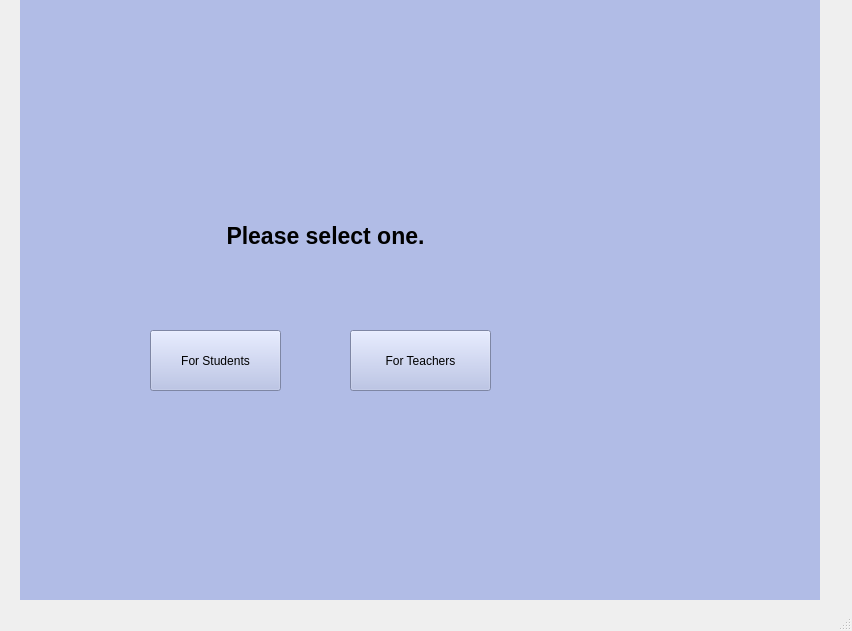
<?xml version="1.0" encoding="UTF-8"?>
<ui version="4.0">
 <class>MainWindow</class>
 <widget class="QMainWindow" name="MainWindow">
  <property name="geometry">
   <rect>
    <x>0</x>
    <y>0</y>
    <width>852</width>
    <height>631</height>
   </rect>
  </property>
  <property name="windowTitle">
   <string>MainWindow</string>
  </property>
  <widget class="QWidget" name="centralwidget">
   <widget class="QStackedWidget" name="stackedWidget">
    <property name="geometry">
     <rect>
      <x>20</x>
      <y>0</y>
      <width>800</width>
      <height>600</height>
     </rect>
    </property>
    <property name="minimumSize">
     <size>
      <width>800</width>
      <height>600</height>
     </size>
    </property>
    <property name="styleSheet">
     <string notr="true">background-color: rgb(177, 188, 230)</string>
    </property>
    <property name="currentIndex">
     <number>0</number>
    </property>
    <widget class="QWidget" name="login">
     <widget class="QPushButton" name="pushButton">
      <property name="geometry">
       <rect>
        <x>130</x>
        <y>330</y>
        <width>131</width>
        <height>61</height>
       </rect>
      </property>
      <property name="text">
       <string>For Students</string>
      </property>
     </widget>
     <widget class="QPushButton" name="pushButton_2">
      <property name="geometry">
       <rect>
        <x>330</x>
        <y>330</y>
        <width>141</width>
        <height>61</height>
       </rect>
      </property>
      <property name="text">
       <string>For Teachers</string>
      </property>
     </widget>
     <widget class="QLabel" name="label">
      <property name="geometry">
       <rect>
        <x>190</x>
        <y>220</y>
        <width>231</width>
        <height>31</height>
       </rect>
      </property>
      <property name="font">
       <font>
        <pointsize>17</pointsize>
        <bold>true</bold>
       </font>
      </property>
      <property name="text">
       <string>Please select one.</string>
      </property>
      <property name="alignment">
       <set>Qt::AlignCenter</set>
      </property>
     </widget>
    </widget>
    <widget class="QWidget" name="page_5"/>
    <widget class="QWidget" name="teacher_entry">
     <widget class="QPushButton" name="pushButton_6">
      <property name="geometry">
       <rect>
        <x>210</x>
        <y>170</y>
        <width>181</width>
        <height>61</height>
       </rect>
      </property>
      <property name="text">
       <string>Username</string>
      </property>
     </widget>
     <widget class="QPushButton" name="pushButton_7">
      <property name="geometry">
       <rect>
        <x>210</x>
        <y>250</y>
        <width>181</width>
        <height>61</height>
       </rect>
      </property>
      <property name="text">
       <string>Password</string>
      </property>
     </widget>
     <widget class="QPushButton" name="pushButton_8">
      <property name="geometry">
       <rect>
        <x>250</x>
        <y>340</y>
        <width>100</width>
        <height>32</height>
       </rect>
      </property>
      <property name="text">
       <string>Login</string>
      </property>
     </widget>
    </widget>
    <widget class="QWidget" name="teacher_info">
     <widget class="QLabel" name="label_4">
      <property name="geometry">
       <rect>
        <x>150</x>
        <y>70</y>
        <width>311</width>
        <height>31</height>
       </rect>
      </property>
      <property name="font">
       <font>
        <pointsize>15</pointsize>
        <bold>true</bold>
       </font>
      </property>
      <property name="text">
       <string>Lesson name</string>
      </property>
      <property name="alignment">
       <set>Qt::AlignCenter</set>
      </property>
     </widget>
     <widget class="QPushButton" name="sListButton">
      <property name="geometry">
       <rect>
        <x>40</x>
        <y>330</y>
        <width>151</width>
        <height>31</height>
       </rect>
      </property>
      <property name="text">
       <string>Student List:</string>
      </property>
     </widget>
     <widget class="QTableWidget" name="tableWidget">
      <property name="geometry">
       <rect>
        <x>210</x>
        <y>330</y>
        <width>391</width>
        <height>231</height>
       </rect>
      </property>
      <column>
       <property name="text">
        <string>Student Name:</string>
       </property>
      </column>
      <column>
       <property name="text">
        <string>Grades:</string>
       </property>
      </column>
     </widget>
     <widget class="QLineEdit" name="lAddorDeleteLine">
      <property name="geometry">
       <rect>
        <x>180</x>
        <y>180</y>
        <width>161</width>
        <height>31</height>
       </rect>
      </property>
      <property name="text">
       <string/>
      </property>
     </widget>
     <widget class="QPushButton" name="lAddButton">
      <property name="geometry">
       <rect>
        <x>370</x>
        <y>230</y>
        <width>91</width>
        <height>31</height>
       </rect>
      </property>
      <property name="text">
       <string>Add Grade</string>
      </property>
     </widget>
     <widget class="QPushButton" name="lDeleteButton">
      <property name="geometry">
       <rect>
        <x>480</x>
        <y>230</y>
        <width>91</width>
        <height>31</height>
       </rect>
      </property>
      <property name="text">
       <string>Delete Grade</string>
      </property>
     </widget>
     <widget class="QLabel" name="sNameLabel">
      <property name="geometry">
       <rect>
        <x>50</x>
        <y>230</y>
        <width>101</width>
        <height>31</height>
       </rect>
      </property>
      <property name="text">
       <string>Grades</string>
      </property>
     </widget>
     <widget class="QLineEdit" name="sAddorDeleteLine">
      <property name="geometry">
       <rect>
        <x>270</x>
        <y>230</y>
        <width>71</width>
        <height>31</height>
       </rect>
      </property>
      <property name="text">
       <string/>
      </property>
      <property name="placeholderText">
       <string>Grade</string>
      </property>
     </widget>
     <widget class="QPushButton" name="sAddButton">
      <property name="geometry">
       <rect>
        <x>370</x>
        <y>180</y>
        <width>91</width>
        <height>31</height>
       </rect>
      </property>
      <property name="text">
       <string>Add Student</string>
      </property>
     </widget>
     <widget class="QPushButton" name="sDeleteButton">
      <property name="geometry">
       <rect>
        <x>480</x>
        <y>180</y>
        <width>91</width>
        <height>31</height>
       </rect>
      </property>
      <property name="text">
       <string>Delete Student</string>
      </property>
     </widget>
     <widget class="QLabel" name="actInfoLabel">
      <property name="geometry">
       <rect>
        <x>50</x>
        <y>280</y>
        <width>501</width>
        <height>31</height>
       </rect>
      </property>
      <property name="text">
       <string>actInfoLabel</string>
      </property>
     </widget>
     <widget class="QPushButton" name="sDeleteButton_2">
      <property name="geometry">
       <rect>
        <x>680</x>
        <y>520</y>
        <width>91</width>
        <height>31</height>
       </rect>
      </property>
      <property name="text">
       <string>Exit</string>
      </property>
     </widget>
     <widget class="QLabel" name="sNameLabel_2">
      <property name="geometry">
       <rect>
        <x>50</x>
        <y>180</y>
        <width>101</width>
        <height>31</height>
       </rect>
      </property>
      <property name="text">
       <string>Student</string>
      </property>
     </widget>
     <widget class="QPushButton" name="lDeleteButton_2">
      <property name="geometry">
       <rect>
        <x>590</x>
        <y>230</y>
        <width>91</width>
        <height>31</height>
       </rect>
      </property>
      <property name="text">
       <string>Edit Grade</string>
      </property>
     </widget>
     <widget class="QLineEdit" name="sAddorDeleteLine_2">
      <property name="geometry">
       <rect>
        <x>180</x>
        <y>230</y>
        <width>71</width>
        <height>31</height>
       </rect>
      </property>
      <property name="text">
       <string/>
      </property>
      <property name="placeholderText">
       <string>S.No</string>
      </property>
     </widget>
    </widget>
    <widget class="QWidget" name="student_entry">
     <widget class="QPushButton" name="pushButton_3">
      <property name="geometry">
       <rect>
        <x>210</x>
        <y>170</y>
        <width>191</width>
        <height>61</height>
       </rect>
      </property>
      <property name="text">
       <string>Student Number</string>
      </property>
     </widget>
     <widget class="QPushButton" name="pushButton_4">
      <property name="geometry">
       <rect>
        <x>210</x>
        <y>260</y>
        <width>191</width>
        <height>61</height>
       </rect>
      </property>
      <property name="text">
       <string>Password</string>
      </property>
     </widget>
     <widget class="QPushButton" name="pushButton_5">
      <property name="geometry">
       <rect>
        <x>260</x>
        <y>360</y>
        <width>100</width>
        <height>32</height>
       </rect>
      </property>
      <property name="text">
       <string>Login</string>
      </property>
     </widget>
    </widget>
    <widget class="QWidget" name="student_info">
     <widget class="QLabel" name="label_2">
      <property name="geometry">
       <rect>
        <x>180</x>
        <y>30</y>
        <width>241</width>
        <height>41</height>
       </rect>
      </property>
      <property name="font">
       <font>
        <pointsize>15</pointsize>
        <bold>true</bold>
       </font>
      </property>
      <property name="text">
       <string>Personal Information </string>
      </property>
      <property name="alignment">
       <set>Qt::AlignCenter</set>
      </property>
     </widget>
     <widget class="QPushButton" name="pushButton_9">
      <property name="geometry">
       <rect>
        <x>50</x>
        <y>110</y>
        <width>171</width>
        <height>51</height>
       </rect>
      </property>
      <property name="text">
       <string>Name:</string>
      </property>
     </widget>
     <widget class="QPushButton" name="pushButton_10">
      <property name="geometry">
       <rect>
        <x>50</x>
        <y>190</y>
        <width>171</width>
        <height>51</height>
       </rect>
      </property>
      <property name="text">
       <string>Student Number:</string>
      </property>
     </widget>
     <widget class="QLabel" name="label_3">
      <property name="geometry">
       <rect>
        <x>450</x>
        <y>90</y>
        <width>91</width>
        <height>81</height>
       </rect>
      </property>
      <property name="styleSheet">
       <string notr="true">background-color: qlineargradient(spread:pad, x1:0, y1:0, x2:1, y2:0, stop:0 rgba(91, 249, 91, 255), stop:1 rgba(255, 255, 255, 255));</string>
      </property>
      <property name="text">
       <string>Photo</string>
      </property>
      <property name="alignment">
       <set>Qt::AlignCenter</set>
      </property>
     </widget>
     <widget class="QPushButton" name="pushButton_11">
      <property name="geometry">
       <rect>
        <x>50</x>
        <y>281</y>
        <width>161</width>
        <height>51</height>
       </rect>
      </property>
      <property name="text">
       <string>Aldığı dersler:</string>
      </property>
     </widget>
     <widget class="QTableWidget" name="tableWidget_2">
      <property name="geometry">
       <rect>
        <x>250</x>
        <y>310</y>
        <width>311</width>
        <height>231</height>
       </rect>
      </property>
      <column>
       <property name="text">
        <string>Course Name:</string>
       </property>
      </column>
      <column>
       <property name="text">
        <string>Grades:</string>
       </property>
      </column>
     </widget>
    </widget>
   </widget>
  </widget>
  <widget class="QMenuBar" name="menubar">
   <property name="geometry">
    <rect>
     <x>0</x>
     <y>0</y>
     <width>852</width>
     <height>22</height>
    </rect>
   </property>
  </widget>
  <widget class="QStatusBar" name="statusbar"/>
 </widget>
 <resources/>
 <connections/>
</ui>
